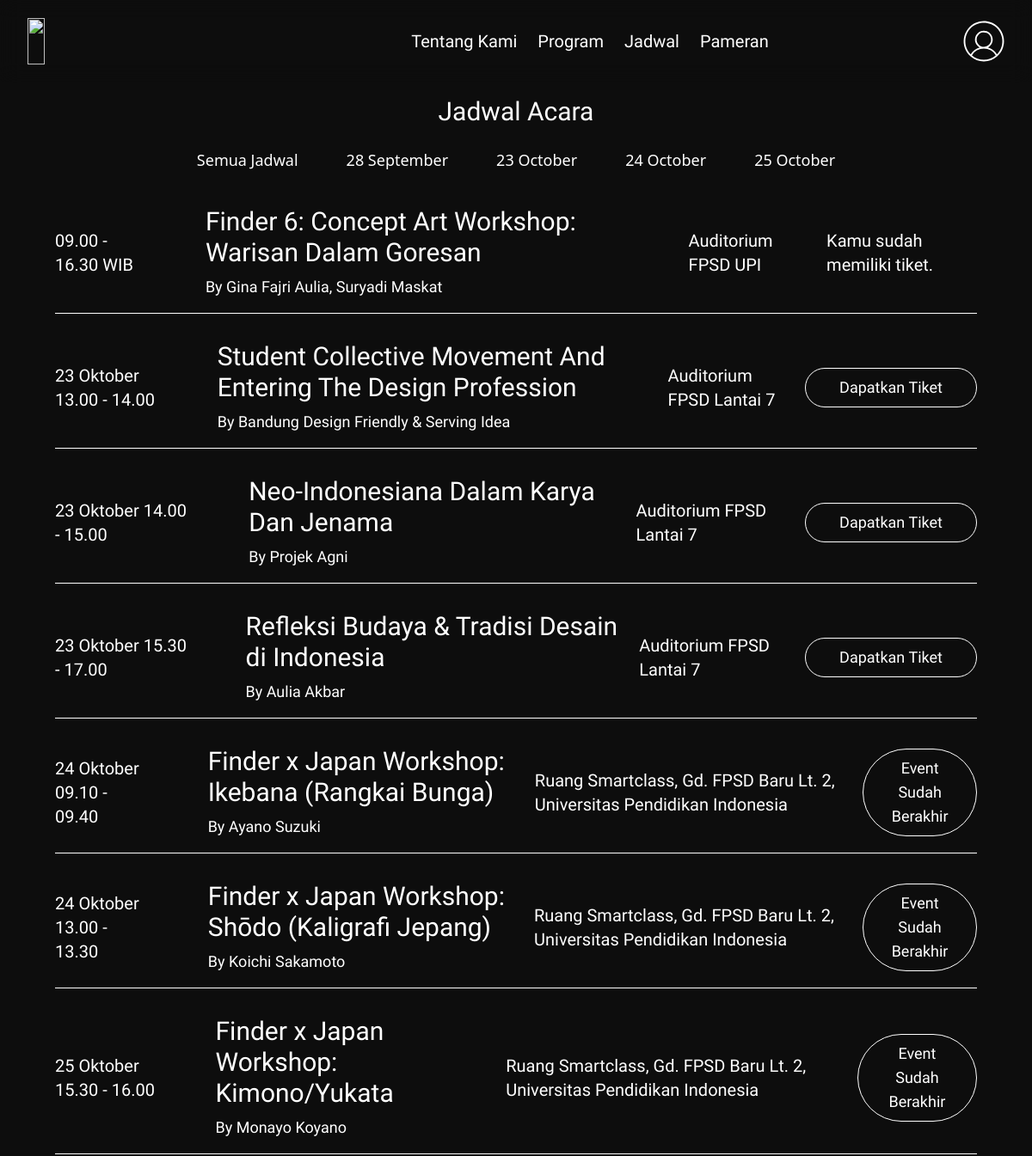
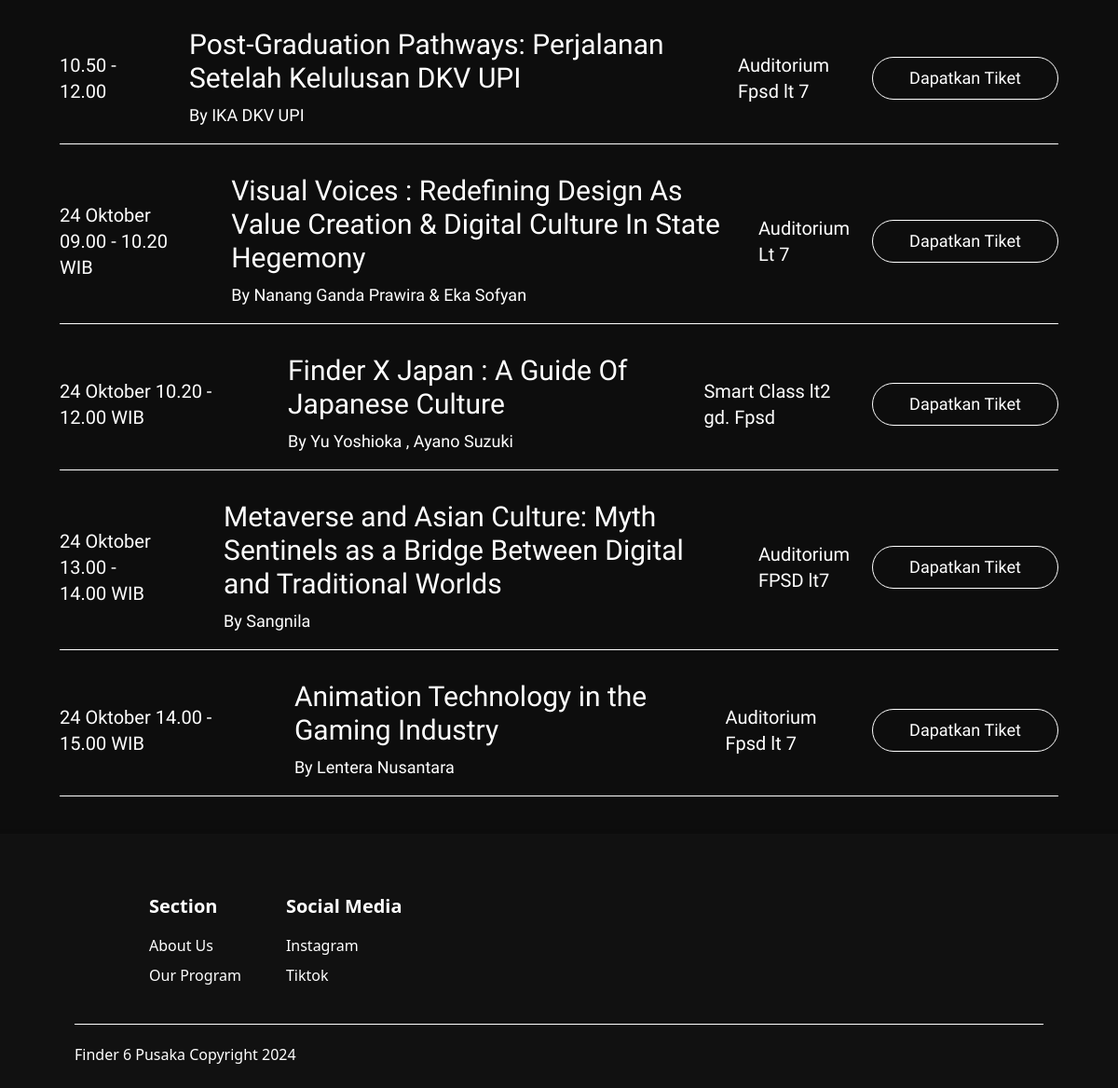
The page /event.php (signed in) on the database its author committed (2 pictures, top to bottom).
### tables this page shows
CREATE TABLE `event` (
  `id_event` int(11) NOT NULL,
  `judul_event` varchar(255) NOT NULL,
  `speakers_event` text NOT NULL,
  `jadwal_event` date NOT NULL,
  `waktu_event` varchar(225) NOT NULL,
  `lokasi_event` text NOT NULL,
  `thumbnail_event` text NOT NULL,
  `deskripsi_event` text NOT NULL,
  `tiket_event` int(11) NOT NULL,
  `kuota` int(11) DEFAULT NULL,
  `created_event` timestamp NOT NULL DEFAULT current_timestamp(),
  `link_grup` varchar(255) DEFAULT NULL,
  `event_status` tinyint(1) DEFAULT 1,
  `show_event` tinyint(1) DEFAULT 1,
  `urutan_show` int(11) DEFAULT NULL
);

### event.php (the view, shortened to what this page needs)
<?php
include 'admin-one/dist/koneksi.php';
$user_id = isset($_SESSION['user_id']) ? $_SESSION['user_id'] : null;
$query_event = "SELECT id_event, judul_event, speakers_event, jadwal_event, waktu_event, lokasi_event, tiket_event, event_status FROM event WHERE show_event = 1";
$stmt_event = mysqli_prepare($koneksi, $query_event);
mysqli_stmt_execute($stmt_event);
$result_event = mysqli_stmt_get_result($stmt_event);
$events_data = [];
while ($row_event = mysqli_fetch_assoc($result_event)) {
    $events_data[] = $row_event;
}
$events_with_tickets = [];
if ($user_id) {
    $query_check_tiket = "SELECT id_event FROM tiket WHERE id_user = ?";
    $stmt_check_tiket = mysqli_prepare($koneksi, $query_check_tiket);
    mysqli_stmt_bind_param($stmt_check_tiket, "i", $user_id);
    mysqli_stmt_execute($stmt_check_tiket);
    $result_check_tiket = mysqli_stmt_get_result($stmt_check_tiket);
    while ($row_check_tiket = mysqli_fetch_assoc($result_check_tiket)) {
        $events_with_tickets[] = $row_check_tiket['id_event'];
    }
}
?>
<!DOCTYPE html>
<html lang="en" class="scroll-smooth">
<head>
    <script src="https://cdn.tailwindcss.com"></script>
    <link rel="stylesheet" href="https://unpkg.com/kursor/dist/kursor.css" />
    <link rel="stylesheet" href="style.css" />
    <link href="https://unpkg.com/aos@2.3.1/dist/aos.css" rel="stylesheet">
</head>
<body>
    <?php
    require '_navbar.php';
    ?>
    <section id="jadwal" class="container flex flex-col max-w-full bg-[#0D0D0D] gap-4 py-10 pt-28">
        <h1 style="font-family: 'Work Sans'" class="text-white px-6 md:px-16 text-2xl md:text-3xl md:mx-auto">Jadwal
            Acara
        </h1>
        <div class="flex flex-row gap-6 px-6 md:px-16 md:mx-auto">
            <a href="?filter=#jadwal"
                class="filter-button py-2 px-4 text-white rounded-full hover:bg-white hover:bg-opacity-25 text-lg">Semua
                Jadwal</a>
            <?php
            $unique_jadwal_events = array_unique(array_column($events_data, 'jadwal_event'));
            foreach ($unique_jadwal_events as $jadwal_event) {
                $formatted_date = date('d F', strtotime($jadwal_event));
                $activeClass = isset($_GET['filter']) && $_GET['filter'] === urlencode($jadwal_event) ? 'active' : '';
                echo '<a href="?filter=' . urlencode($jadwal_event) . '#jadwal" class="filter-button py-2 px-4 text-white rounded-full hover:bg-white hover:bg-opacity-25 text-lg ' . $activeClass . '">' . htmlspecialchars($formatted_date) . '</a>';
            }
            ?>
        </div>
        <?php
        foreach ($events_data as $event):
            ?>
            <div
                class="flex flex-col lg:flex-row lg:justify-between mx-6 md:mx-16 border-b-[1px] border-b-white py-4 gap-6 lg:items-center">
                <div class="flex flex-col lg:flex-row gap-4 lg:gap-16 lg:items-center">
                    <h1 style="font-family: 'Work Sans'" class="text-white text-lg md:text-xl font-normal">
                        <?php echo $event['waktu_event']; ?>
                    </h1>
                    <div class="flex flex-col gap-2">
                        <h1 style="font-family: 'Work Sans'" class="text-white text-2xl lg:text-3xl font-medium">
                            <?php echo $event['judul_event']; ?>
                        </h1>
                        <h1 style="font-family: 'Work Sans'" class="text-white md:text-lg font-light">By
                            <?php echo $event['speakers_event']; ?>
                        </h1>
                    </div>
                </div>
                <div>
                    <h1 style="font-family: 'Work Sans'" class="text-white text-lg md:text-xl font-normal">
                        <?php echo $event['lokasi_event']; ?>
                    </h1>
                </div>
                <?php if (!$user_id || !in_array($event['id_event'], $events_with_tickets)): ?>
                    <?php if ($event['event_status'] == 1):  ?>
                        <form method="post">
                            <button style="font-family: 'Work Sans'"
                                class="get-ticket-button w-[200px] h-fit border-[1px] hover:bg-white hover:bg-opacity-25 py-2 px-6 border-white text-white rounded-full md:text-lg">Dapatkan
                                Tiket</button>
                        </form>
                    <?php elseif ($event['event_status'] == 2):  ?>
                        <button style="font-family: 'Work Sans'"
                            class="get-ticket-button w-[200px] h-fit border-[1px] hover:bg-white hover:bg-opacity-25 py-2 px-6 border-white text-white rounded-full md:text-lg"
                            disabled>Pendaftaran Belum Dibuka</button>
                    <?php else: ?>
                        <button style="font-family: 'Work Sans'"
                            class="get-ticket-button w-[200px] h-fit border-[1px] hover:bg-white hover:bg-opacity-25 py-2 px-6 border-white text-white rounded-full md:text-lg"
                            disabled>Event Sudah Berakhir</button>
                    <?php endif; ?>
                <?php else: ?>
                    <div>
                        <p style="font-family: 'Work Sans'" class="text-white text-lg md:text-xl">Kamu sudah memiliki tiket.</p>
                    </div>
                <?php endif; ?>
            </div>
        <?php endforeach; ?>
    </section>
    <?php
    require '_footer.php';
    ?>
</body>
</html>

### rows shown on the page
event: waktu_event "09.00 - 16.30 WIB", judul_event "Finder 6: Concept Art Workshop: Warisan Dalam Goresan", speakers_event "Gina Fajri Aulia, Suryadi Maskat", lokasi_event "Auditorium FPSD UPI", shows "Kamu sudah memiliki tiket."
event: waktu_event "23 Oktober 13.00 - 14.00", judul_event "Student Collective Movement And Entering The Design Profession", speakers_event "Bandung Design Friendly & Serving Idea", lokasi_event "Auditorium FPSD Lantai 7"
event: waktu_event "23 Oktober 14.00 - 15.00", judul_event "Neo-Indonesiana Dalam Karya Dan Jenama", speakers_event "Projek Agni", lokasi_event "Auditorium FPSD Lantai 7"
event: waktu_event "23 Oktober 15.30 - 17.00", judul_event "Refleksi Budaya & Tradisi Desain di Indonesia", speakers_event "Aulia Akbar", lokasi_event "Auditorium FPSD Lantai 7"
event: waktu_event "24 Oktober 09.10 - 09.40", judul_event "Finder x Japan Workshop: Ikebana (Rangkai Bunga)", speakers_event "Ayano Suzuki", lokasi_event "Ruang Smartclass, Gd. FPSD Baru Lt. 2, Universitas Pendidikan Indonesia", event_status "Event Sudah Berakhir"
event: waktu_event "24 Oktober 13.00 - 13.30", judul_event "Finder x Japan Workshop: Shōdo (Kaligrafi Jepang)", speakers_event "Koichi Sakamoto", lokasi_event "Ruang Smartclass, Gd. FPSD Baru Lt. 2, Universitas Pendidikan Indonesia", event_status "Event Sudah Berakhir"
event: waktu_event "25 Oktober 15.30 - 16.00", judul_event "Finder x Japan Workshop: Kimono/Yukata", speakers_event "Monayo Koyano", lokasi_event "Ruang Smartclass, Gd. FPSD Baru Lt. 2, Universitas Pendidikan Indonesia", event_status "Event Sudah Berakhir"
event: waktu_event "10.50 - 12.00", judul_event "Post-Graduation Pathways: Perjalanan Setelah Kelulusan DKV UPI", speakers_event "IKA DKV UPI", lokasi_event "Auditorium Fpsd lt 7"
event: waktu_event "24 Oktober 09.00 - 10.20 WIB", judul_event "Visual Voices : Redefining Design As Value Creation & Digital Culture In State Hegemony", speakers_event "Nanang Ganda Prawira & Eka Sofyan", lokasi_event "Auditorium Lt 7"
event: waktu_event "24 Oktober 10.20 - 12.00 WIB", judul_event "Finder X Japan : A Guide Of Japanese Culture", speakers_event "Yu Yoshioka , Ayano Suzuki", lokasi_event "Smart Class lt2 gd. Fpsd"
event: waktu_event "24 Oktober 13.00 - 14.00 WIB", judul_event "Metaverse and Asian Culture: Myth Sentinels as a Bridge Between Digital and Traditional Worlds", speakers_event "Sangnila", lokasi_event "Auditorium FPSD lt7"
event: waktu_event "24 Oktober 14.00 - 15.00 WIB", judul_event "Animation Technology in the Gaming Industry", speakers_event "Lentera Nusantara", lokasi_event "Auditorium Fpsd lt 7"

### other values the page prints
$formatted_date "28 September"
$formatted_date "23 October"
$formatted_date "24 October"
$formatted_date "25 October"
